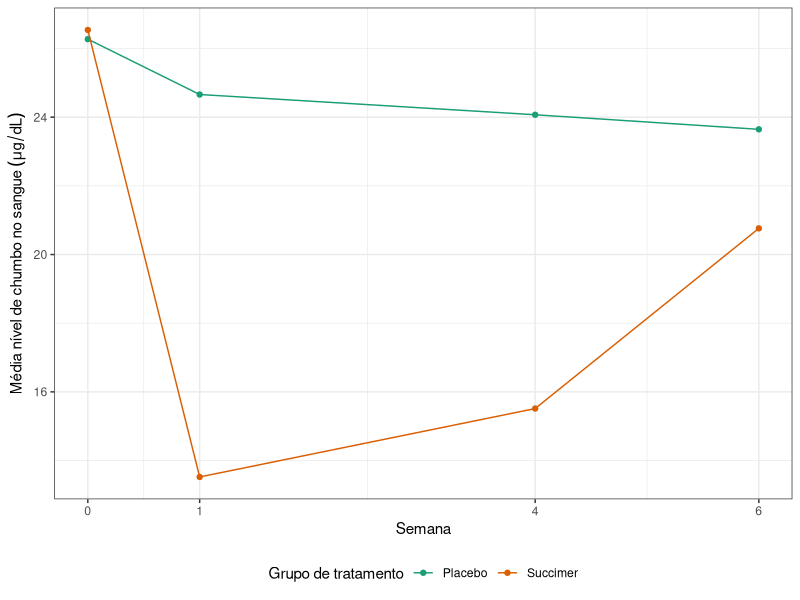
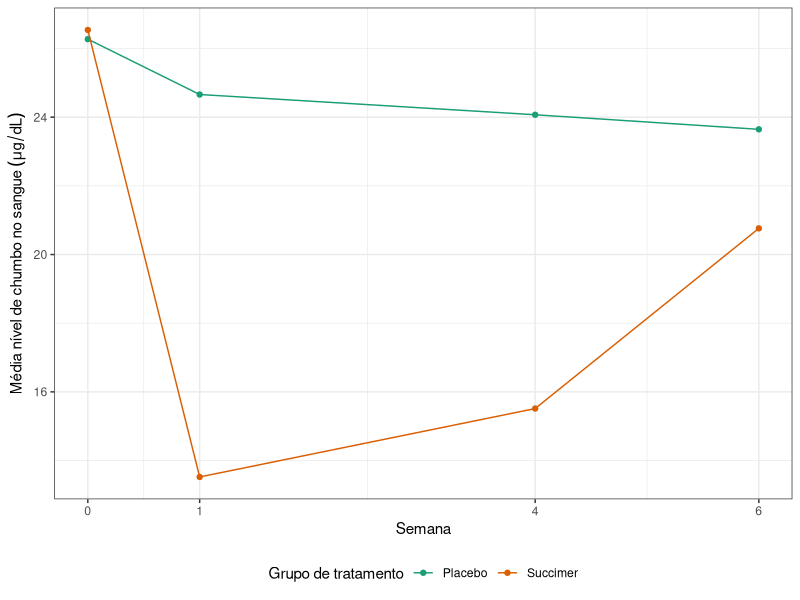

R code for these plots, in order: (Note: this script raises an error after producing the figures.)
## ----tlc_p, echo=FALSE, eval=TRUE, warning=FALSE, message=FALSE, fig.align='center', out.width="80%"----
# ----------------------------------------------------
# Carregando pacotes do R

library(here)
library(haven)
library(tidyr)
library(ggplot2)

# ----------------------------------------------------
# Carregando o arquivo de dados

chumbo.df <- read_dta(file = here::here("data", "tlc.dta"))

chumbo.df$trt <- factor(chumbo.df$trt, labels = c("Placebo", "Succimer"))

# ----------------------------------------------------
# Reformando o objeto: de "largo" para "longo"

chumbo.df.longo <- gather(data = chumbo.df, key = "tempo", value = "chumbo", -id, -trt)

# ----------------------------------------------------
# Formata variáveis

chumbo.df.longo$tempo <- factor(chumbo.df.longo$tempo, labels = c("0", "1", "4", "6"))
chumbo.df.longo$tempo.num <- as.numeric(as.character(chumbo.df.longo$tempo))

# ----------------------------------------------------

library(plyr)

chumbo.resumo <- ddply(chumbo.df.longo, ~ trt + tempo.num, summarize, chumbo.m = mean(chumbo))

p <- ggplot(data = chumbo.resumo,
            mapping = aes(x = tempo.num, y = chumbo.m, group = trt, colour = trt)) +
  geom_point() +
  geom_line() +
  scale_x_continuous(breaks = c(0, 1, 4, 6)) +
  scale_color_brewer(palette = "Dark2") +
  labs(x = "Semana",
       y = expression("Média nível de chumbo no sangue"~(mu*g/dL)),
       colour = "Grupo de tratamento") +
  theme_bw() +
  theme(legend.position = "bottom")
p








## ----tlc_perfis, echo=FALSE, eval=TRUE, warning=FALSE, message=FALSE, fig.align='center', out.width="80%"----

p



## ----factor, echo=TRUE, eval=TRUE, message=FALSE, warning=FALSE-----------------------------
class(chumbo.df.longo$tempo)
class(chumbo.df.longo$trt)


## ----gls, echo=TRUE, eval=TRUE, message=FALSE, warning=FALSE--------------------------------

library(nlme)

# modelo de perfis de respostas
# com matriz de covariância não estruturada
mod.pr <- gls(chumbo ~ trt * tempo,
                corr = corSymm(form = ~ 1 | id),
                weights = varIdent(form = ~ 1 | tempo),
                method = "REML",
                data = chumbo.df.longo)



## ----summary.gls, echo=TRUE, eval=TRUE, message=FALSE, warning=FALSE------------------------

summary(mod.pr)



## ----cov_est, echo=TRUE, eval=TRUE, message=FALSE, warning=FALSE----------------------------

getVarCov(mod.pr)



## ----cov_est2, echo=TRUE, eval=TRUE, message=FALSE, warning=FALSE---------------------------

knitr::kable(x = matrix(getVarCov(mod.pr),
                        ncol = 4),
             digits = 1)



## ----wald, echo=TRUE, eval=TRUE, message=FALSE, warning=FALSE-------------------------------
library(car)

Anova(mod.pr)



## ----wald2, echo=TRUE, eval=TRUE, message=FALSE, warning=FALSE------------------------------

knitr::kable(
  Anova(mod.pr),
  digits = c(0, 2, 4))



## ----trv, echo=TRUE, eval=TRUE, message=FALSE, warning=FALSE--------------------------------

mod.comp <- gls(chumbo ~ trt * tempo,
                corr = corSymm(form = ~ 1 | id),
                weights = varIdent(form = ~ 1 | tempo),
                method = "ML",
                data = chumbo.df.longo)

mod.red <- gls(chumbo ~ trt + tempo,
                corr = corSymm(form = ~ 1 | id),
                weights = varIdent(form = ~ 1 | tempo),
                method = "ML",
                data = chumbo.df.longo)



## ----trv2, echo=TRUE, eval=TRUE, message=FALSE, warning=FALSE-------------------------------

anova(mod.comp, mod.red)



## ----coef, echo=TRUE, eval=TRUE, message=FALSE, warning=FALSE-------------------------------
knitr::kable(
  summary(mod.pr)$tTable[,-4],
  digits = c(3, 3, 2),
  col.names = c("Estimativa", "EP", "Z"))

